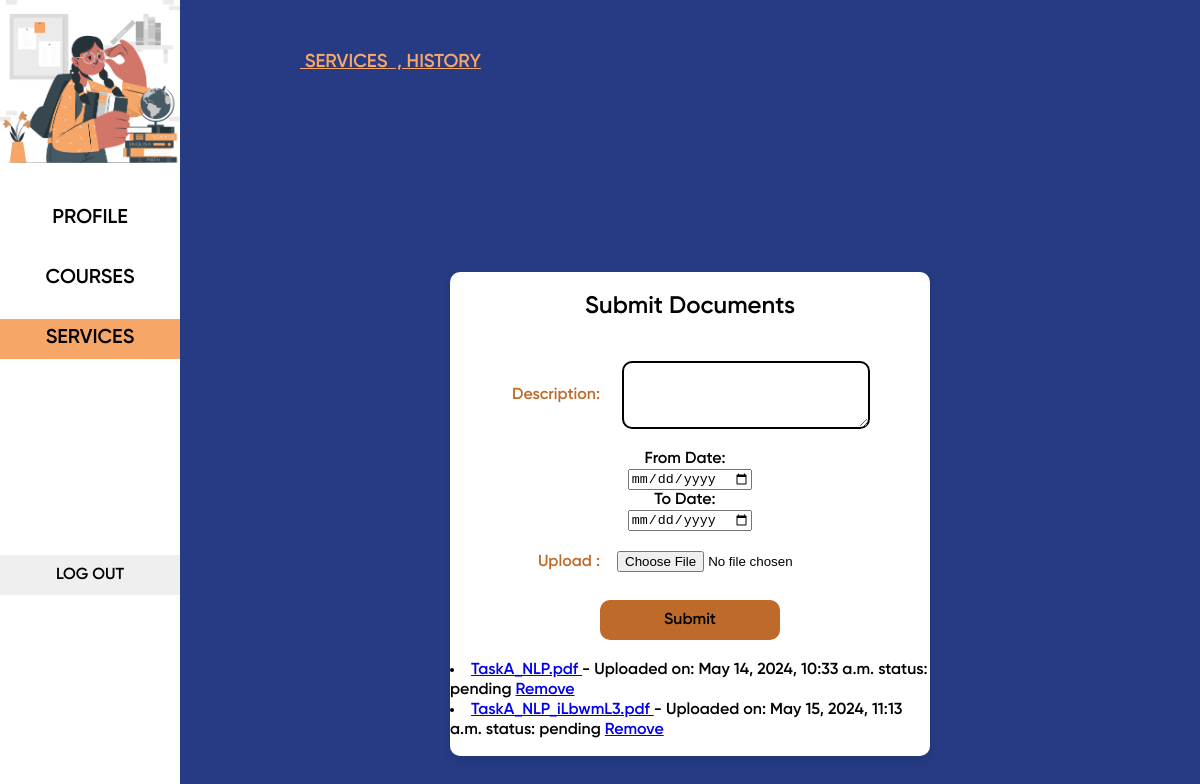
The page /student_document_submission/ (signed in) on the database as committed earlier.
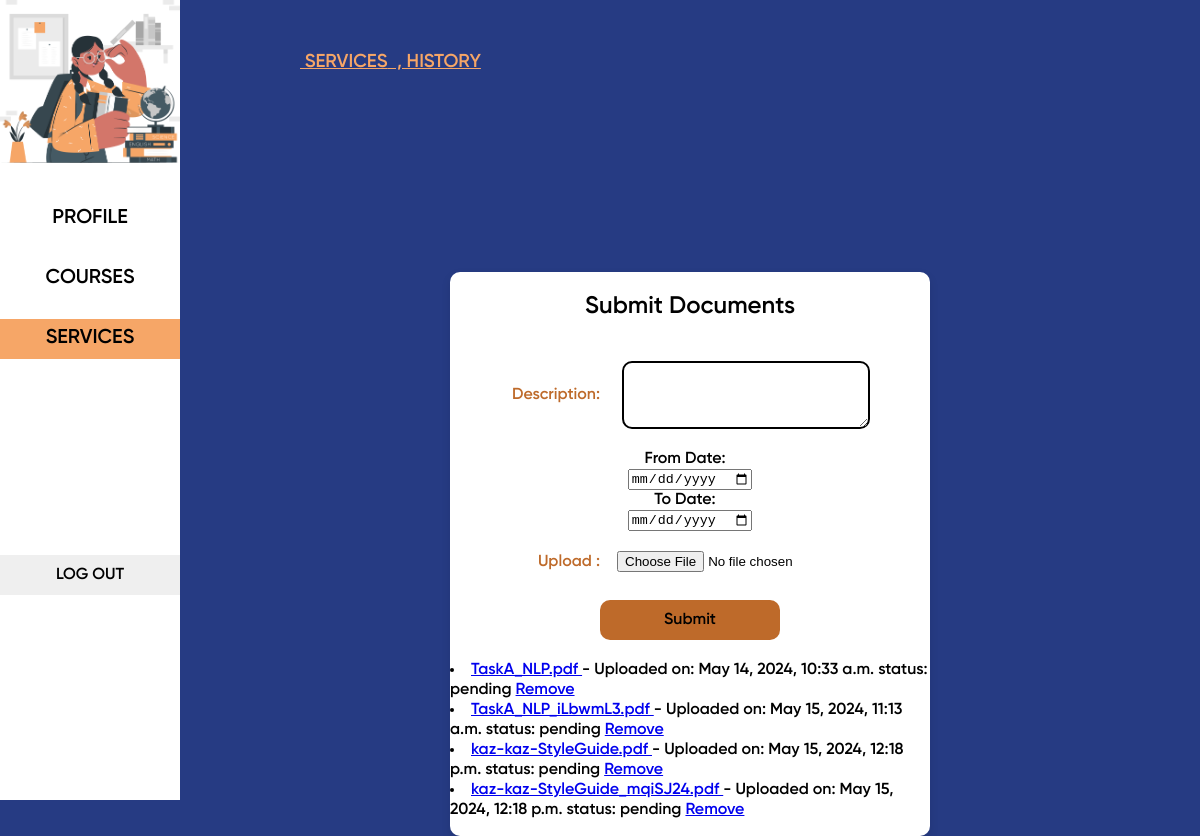
The same page on the database as committed later.
### dashboard/models.py (models this page shows, shortened)
class SubmittedDocument(models.Model):
    student = models.ForeignKey(CustomUser, on_delete=models.CASCADE, related_name="documents")
    description = models.TextField()
    document = models.FileField(upload_to='student_documents/')
    submitted_at = models.DateTimeField(auto_now_add=True)
    from_date = models.DateTimeField(blank=False)
    to_date = models.DateTimeField(blank=False)
    ACCEPTED_CHOICES = [
        (0, 'Not Checked'),
        (1, 'Accepted'),
        (2, 'Rejected')
    ]
    accepted = models.IntegerField(default=0, choices=ACCEPTED_CHOICES)

### dashboard/views.py (the view)
# urls.py: path('student_document_submission/',views.student_document_submission, name='student_document_submission'),
@login_required
def student_document_submission(request):
    student_courses = []
    specific_course_ids_of_a_student = students_courses.objects.filter(student_id=request.user.student.id).values_list('specific_course_id', flat=True)
    unique = []
    for id_specific_course in specific_course_ids_of_a_student:
        course_of_student = specific_course.objects.filter(specific_course_id=id_specific_course).first()
        cours = course.objects.get(course_code=course_of_student.course_code)
        group = str(course_of_student.group)
        if course_of_student.is_lecture:
            group += 'N'
        else:
            group += 'P'
        student_course = {
                'specific_course_id': course_of_student.specific_course_id,
                'course_code': cours.course_code,
                'course_name': cours.course_name,
                'group': group,
            }
        repr = str(cours.course_code) + str(cours.course_name) + group
        if repr not in unique:
            student_courses.append(student_course)
            unique.append(repr)
    documents = SubmittedDocument.objects.filter(student_id=request.user.student.id)
    context = {'status1':"",'status2':"",'status3':"active",'student_courses': student_courses, "documents": documents}
    if request.method == 'POST':
        form = DocumentSubmissionForm(request.POST, request.FILES)
        if form.is_valid():
            new_document = SubmittedDocument()
            new_document.student = request.user
            new_document.description = form.cleaned_data['description']
            new_document.document = form.cleaned_data['document']
            new_document.from_date = request.POST.get('from_date')
            new_document.to_date = request.POST.get('to_date')
            new_document.save()
            context['success']= 'Your document has been received!'
            print('received')
            context['form']=form
            return render(request, 'dashboard/document_submission_student.html',context)  # Redirect to success page after handling
        else:
            context['error']="Your document submission process had some issues Note: ONLY .pdf files please  !"
            context['form']=form
    else:
        context['form'] = DocumentSubmissionForm()
    return render(request, 'dashboard/document_submission_student.html', context)

### dashboard/forms.py
class DocumentSubmissionForm(forms.Form):
    description = forms.CharField(widget=forms.Textarea(attrs={'rows': 4}), required=True)
    document = forms.FileField(required=True,validators=[validate_file_extension])

### dashboard/templates/dashboard/document_submission_student.html (shortened to what this page needs)
{% extends "dashboard/student_base.html" %}
{% block content %}
<div class="document_submission">
    <div class="hirarchi">
        <h3 onclick="window.location.href='{% url 'dashboard:student_document_submission'%}'" >&nbsp;SERVICES</h3>
        <h3 onclick="window.location.href='{% url 'dashboard:student_document_history' %}'" >&nbsp;  , HISTORY</h3>
    </div>
    <div class="form_container">
        <form class="file_submission_form" method="post" enctype="multipart/form-data">
            <h2>Submit Documents</h2>
            <div class="form-group">
                <label for="description">Description:</label>
                <textarea name="description" id="description" class="form-control" rows="4" required></textarea>
            </div>
            <label for="from_date" style="display: inline-block; margin-right: 10px;">From Date:</label>
             <input type="date" name="from_date" id="from_date" style="display: inline-block;">
            <label for="to_date" style="display: inline-block; margin-right: 10px;">To Date:</label>
            <input type="date" name="to_date" id="to_date"  style="display: inline-block;">
            <div class="form-group">
                <label for="document">Upload :</label>
                <input type="file" name="document" id="document" class="form-control-file" required>
            </div>
            <button type="submit" class="submit_document_button">Submit</button>
            <br>
            {% for doc in documents %}
            <li>
                 <a href="{% url 'dashboard:download_document' doc.id %}">
                {{ doc.document.name|cut:"student_documents/" }}
                </a> - Uploaded on: {{ doc.submitted_at }} status:{%if doc.accepted %} seen {%else%} pending {% endif %}
                <a href="{% url 'dashboard:remove_document' doc.id %}">Remove</a>
            </li>
            {% endfor %}
        </form>
    </div>
</div>
{% endblock content %}

Rows that differ between the two databases and show on the page:
added SubmittedDocument: document.name "kaz-kaz-StyleGuide.pdf", submitted_at "May 15, 2024, 12:18 p.m.", accepted "pending"
added SubmittedDocument: document.name "kaz-kaz-StyleGuide_mqiSJ24.pdf", submitted_at "May 15, 2024, 12:18 p.m.", accepted "pending"
